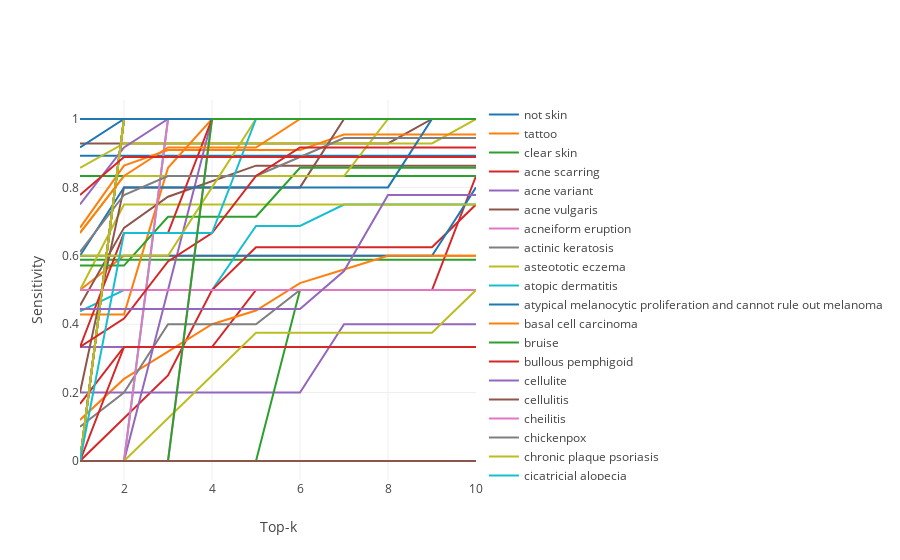

Notebook source saved alongside this figure:
### Code cell
sq_cnn_eval.plot_top_k_sensitivity_by_concept()

### Figure 1 — Plotly figure (JSON) as saved in the notebook; plotly's stock layout.template omitted (floating-point values rounded to 4 significant figures)
{"data": [{"mode": "lines", "name": "not skin", "type": "scatter", "x": [1, 2, 3, 4, 5, 6, 7, 8, 9, 10], "y": [0.8929, 0.8929, 0.8929, 0.8929, 0.8929, 0.8929, 0.8929, 0.8929, 0.8929, 0.8929]}, {"mode": "lines", "name": "tattoo", "type": "scatter", "x": [1, 2, 3, 4, 5, 6, 7, 8, 9, 10], "y": [0.5, 0.6, 0.6, 0.6, 0.6, 0.6, 0.6, 0.6, 0.6, 0.6]}, {"mode": "lines", "name": "clear skin", "type": "scatter", "x": [1, 2, 3, 4, 5, 6, 7, 8, 9, 10], "y": [0.5882, 0.5882, 0.5882, 0.5882, 0.5882, 0.5882, 0.5882, 0.5882, 0.5882, 0.5882]}, {"mode": "lines", "name": "acne scarring", "type": "scatter", "x": [1, 2, 3, 4, 5, 6, 7, 8, 9, 10], "y": [0.1667, 0.3333, 0.3333, 0.3333, 0.5, 0.5, 0.5, 0.5, 0.5, 0.8333]}, {"mode": "lines", "name": "acne variant", "type": "scatter", "x": [1, 2, 3, 4, 5, 6, 7, 8, 9, 10], "y": [null, null, null, null, null, null, null, null, null, null]}, {"mode": "lines", "name": "acne vulgaris", "type": "scatter", "x": [1, 2, 3, 4, 5, 6, 7, 8, 9, 10], "y": [0.9286, 0.9286, 0.9286, 0.9286, 0.9286, 0.9286, 0.9286, 0.9286, 1, 1]}, {"mode": "lines", "name": "acneiform eruption", "type": "scatter", "x": [1, 2, 3, 4, 5, 6, 7, 8, 9, 10], "y": [null, null, null, null, null, null, null, null, null, null]}, {"mode": "lines", "name": "actinic keratosis", "type": "scatter", "x": [1, 2, 3, 4, 5, 6, 7, 8, 9, 10], "y": [0, 1, 1, 1, 1, 1, 1, 1, 1, 1]}, {"mode": "lines", "name": "asteototic eczema", "type": "scatter", "x": [1, 2, 3, 4, 5, 6, 7, 8, 9, 10], "y": [null, null, null, null, null, null, null, null, null, null]}, {"mode": "lines", "name": "atopic dermatitis", "type": "scatter", "x": [1, 2, 3, 4, 5, 6, 7, 8, 9, 10], "y": [0.4375, 0.5, 0.5, 0.5, 0.6875, 0.6875, 0.75, 0.75, 0.75, 0.75]}, {"mode": "lines", "name": "atypical melanocytic proliferation and cannot rule out melanoma", "type": "scatter", "x": [1, 2, 3, 4, 5, 6, 7, 8, 9, 10], "y": [0.9167, 1, 1, 1, 1, 1, 1, 1, 1, 1]}, {"mode": "lines", "name": "basal cell carcinoma", "type": "scatter", "x": [1, 2, 3, 4, 5, 6, 7, 8, 9, 10], "y": [1, 1, 1, 1, 1, 1, 1, 1, 1, 1]}, {"mode": "lines", "name": "bruise", "type": "scatter", "x": [1, 2, 3, 4, 5, 6, 7, 8, 9, 10], "y": [0.8333, 0.8333, 0.8333, 0.8333, 0.8333, 0.8333, 0.8333, 0.8333, 0.8333, 0.8333]}, {"mode": "lines", "name": "bullous pemphigoid", "type": "scatter", "x": [1, 2, 3, 4, 5, 6, 7, 8, 9, 10], "y": [1, 1, 1, 1, 1, 1, 1, 1, 1, 1]}, {"mode": "lines", "name": "cellulite", "type": "scatter", "x": [1, 2, 3, 4, 5, 6, 7, 8, 9, 10], "y": [null, null, null, null, null, null, null, null, null, null]}, {"mode": "lines", "name": "cellulitis", "type": "scatter", "x": [1, 2, 3, 4, 5, 6, 7, 8, 9, 10], "y": [null, null, null, null, null, null, null, null, null, null]}, {"mode": "lines", "name": "cheilitis", "type": "scatter", "x": [1, 2, 3, 4, 5, 6, 7, 8, 9, 10], "y": [1, 1, 1, 1, 1, 1, 1, 1, 1, 1]}, {"mode": "lines", "name": "chickenpox", "type": "scatter", "x": [1, 2, 3, 4, 5, 6, 7, 8, 9, 10], "y": [null, null, null, null, null, null, null, null, null, null]}, {"mode": "lines", "name": "chronic plaque psoriasis", "type": "scatter", "x": [1, 2, 3, 4, 5, 6, 7, 8, 9, 10], "y": [0.8571, 0.9286, 0.9286, 0.9286, 0.9286, 0.9286, 0.9286, 0.9286, 0.9286, 1]}, {"mode": "lines", "name": "cicatricial alopecia", "type": "scatter", "x": [1, 2, 3, 4, 5, 6, 7, 8, 9, 10], "y": [null, null, null, null, null, null, null, null, null, null]}, {"mode": "lines", "name": "cold sore", "type": "scatter", "x": [1, 2, 3, 4, 5, 6, 7, 8, 9, 10], "y": [null, null, null, null, null, null, null, null, null, null]}, {"mode": "lines", "name": "common acquired melanocytic nevus", "type": "scatter", "x": [1, 2, 3, 4, 5, 6, 7, 8, 9, 10], "y": [0.6818, 0.8636, 0.9091, 0.9091, 0.9091, 0.9091, 0.9545, 0.9545, 0.9545, 0.9545]}, {"mode": "lines", "name": "condylomata acuminata", "type": "scatter", "x": [1, 2, 3, 4, 5, 6, 7, 8, 9, 10], "y": [null, null, null, null, null, null, null, null, null, null]}, {"mode": "lines", "name": "contact dermatitis", "type": "scatter", "x": [1, 2, 3, 4, 5, 6, 7, 8, 9, 10], "y": [0, 0.125, 0.25, 0.5, 0.625, 0.625, 0.625, 0.625, 0.625, 0.75]}, {"mode": "lines", "name": "corns and calluses", "type": "scatter", "x": [1, 2, 3, 4, 5, 6, 7, 8, 9, 10], "y": [0.3333, 0.3333, 0.3333, 0.3333, 0.3333, 0.3333, 0.3333, 0.3333, 0.3333, 0.3333]}, {"mode": "lines", "name": "cutaneous candidiasis", "type": "scatter", "x": [1, 2, 3, 4, 5, 6, 7, 8, 9, 10], "y": [null, null, null, null, null, null, null, null, null, null]}, {"mode": "lines", "name": "cutaneous small vessel vasculitis", "type": "scatter", "x": [1, 2, 3, 4, 5, 6, 7, 8, 9, 10], "y": [null, null, null, null, null, null, null, null, null, null]}, {"mode": "lines", "name": "cyst", "type": "scatter", "x": [1, 2, 3, 4, 5, 6, 7, 8, 9, 10], "y": [null, null, null, null, null, null, null, null, null, null]}, {"mode": "lines", "name": "dermal cellular nevus", "type": "scatter", "x": [1, 2, 3, 4, 5, 6, 7, 8, 9, 10], "y": [null, null, null, null, null, null, null, null, null, null]}, {"mode": "lines", "name": "dermatitis herpetiformis", "type": "scatter", "x": [1, 2, 3, 4, 5, 6, 7, 8, 9, 10], "y": [null, null, null, null, null, null, null, null, null, null]}, {"mode": "lines", "name": "dermatofibroma", "type": "scatter", "x": [1, 2, 3, 4, 5, 6, 7, 8, 9, 10], "y": [0.6, 0.6, 0.6, 0.6, 0.6, 0.6, 0.6, 0.6, 0.6, 0.8]}, {"mode": "lines", "name": "desquamation", "type": "scatter", "x": [1, 2, 3, 4, 5, 6, 7, 8, 9, 10], "y": [1, 1, 1, 1, 1, 1, 1, 1, 1, 1]}, {"mode": "lines", "name": "discoid lupus erythematosus", "type": "scatter", "x": [1, 2, 3, 4, 5, 6, 7, 8, 9, 10], "y": [null, null, null, null, null, null, null, null, null, null]}, {"mode": "lines", "name": "drug eruption", "type": "scatter", "x": [1, 2, 3, 4, 5, 6, 7, 8, 9, 10], "y": [null, null, null, null, null, null, null, null, null, null]}, {"mode": "lines", "name": "dyshidrotic eczema", "type": "scatter", "x": [1, 2, 3, 4, 5, 6, 7, 8, 9, 10], "y": [0.75, 0.9167, 1, 1, 1, 1, 1, 1, 1, 1]}, {"mode": "lines", "name": "epidermal nevus", "type": "scatter", "x": [1, 2, 3, 4, 5, 6, 7, 8, 9, 10], "y": [null, null, null, null, null, null, null, null, null, null]}, {"mode": "lines", "name": "erysipelas", "type": "scatter", "x": [1, 2, 3, 4, 5, 6, 7, 8, 9, 10], "y": [null, null, null, null, null, null, null, null, null, null]}, {"mode": "lines", "name": "erythema multiforme", "type": "scatter", "x": [1, 2, 3, 4, 5, 6, 7, 8, 9, 10], "y": [0.5, 0.5, 0.5, 0.5, 0.5, 0.5, 0.5, 0.5, 0.5, 0.5]}, {"mode": "lines", "name": "erythema nodosum", "type": "scatter", "x": [1, 2, 3, 4, 5, 6, 7, 8, 9, 10], "y": [null, null, null, null, null, null, null, null, null, null]}, {"mode": "lines", "name": "erythrodermic psoriasis", "type": "scatter", "x": [1, 2, 3, 4, 5, 6, 7, 8, 9, 10], "y": [null, null, null, null, null, null, null, null, null, null]}, {"mode": "lines", "name": "flexural psoriasis", "type": "scatter", "x": [1, 2, 3, 4, 5, 6, 7, 8, 9, 10], "y": [0, 1, 1, 1, 1, 1, 1, 1, 1, 1]}, {"mode": "lines", "name": "folliculitis", "type": "scatter", "x": [1, 2, 3, 4, 5, 6, 7, 8, 9, 10], "y": [0.12, 0.24, 0.32, 0.4, 0.44, 0.52, 0.56, 0.6, 0.6, 0.6]}, {"mode": "lines", "name": "friction blisters", "type": "scatter", "x": [1, 2, 3, 4, 5, 6, 7, 8, 9, 10], "y": [null, null, null, null, null, null, null, null, null, null]}, {"mode": "lines", "name": "genital herpes", "type": "scatter", "x": [1, 2, 3, 4, 5, 6, 7, 8, 9, 10], "y": [null, null, null, null, null, null, null, null, null, null]}, {"mode": "lines", "name": "geographic tongue", "type": "scatter", "x": [1, 2, 3, 4, 5, 6, 7, 8, 9, 10], "y": [null, null, null, null, null, null, null, null, null, null]}, {"mode": "lines", "name": "gout", "type": "scatter", "x": [1, 2, 3, 4, 5, 6, 7, 8, 9, 10], "y": [null, null, null, null, null, null, null, null, null, null]}, {"mode": "lines", "name": "granuloma annulare", "type": "scatter", "x": [1, 2, 3, 4, 5, 6, 7, 8, 9, 10], "y": [0, 0, 0, 1, 1, 1, 1, 1, 1, 1]}, {"mode": "lines", "name": "guttate psoriasis", "type": "scatter", "x": [1, 2, 3, 4, 5, 6, 7, 8, 9, 10], "y": [1, 1, 1, 1, 1, 1, 1, 1, 1, 1]}, {"mode": "lines", "name": "hailey-hailey disease", "type": "scatter", "x": [1, 2, 3, 4, 5, 6, 7, 8, 9, 10], "y": [null, null, null, null, null, null, null, null, null, null]}, {"mode": "lines", "name": "halo nevus", "type": "scatter", "x": [1, 2, 3, 4, 5, 6, 7, 8, 9, 10], "y": [null, null, null, null, null, null, null, null, null, null]}, {"mode": "lines", "name": "hand-foot-and-mouth disease", "type": "scatter", "x": [1, 2, 3, 4, 5, 6, 7, 8, 9, 10], "y": [null, null, null, null, null, null, null, null, null, null]}, {"mode": "lines", "name": "hang nail", "type": "scatter", "x": [1, 2, 3, 4, 5, 6, 7, 8, 9, 10], "y": [null, null, null, null, null, null, null, null, null, null]}, {"mode": "lines", "name": "hemangioma", "type": "scatter", "x": [1, 2, 3, 4, 5, 6, 7, 8, 9, 10], "y": [0, 0, 0, 0, 0, 0, 0, 0, 0, 0]}, {"mode": "lines", "name": "herpes gladiatorum", "type": "scatter", "x": [1, 2, 3, 4, 5, 6, 7, 8, 9, 10], "y": [null, null, null, null, null, null, null, null, null, null]}, {"mode": "lines", "name": "hidradenitis suppurativa", "type": "scatter", "x": [1, 2, 3, 4, 5, 6, 7, 8, 9, 10], "y": [null, null, null, null, null, null, null, null, null, null]}, {"mode": "lines", "name": "ichthyosis", "type": "scatter", "x": [1, 2, 3, 4, 5, 6, 7, 8, 9, 10], "y": [0, 0, 0, 0, 0, 0, 0, 0, 0, 0]}, {"mode": "lines", "name": "ichthyosis vulgaris", "type": "scatter", "x": [1, 2, 3, 4, 5, 6, 7, 8, 9, 10], "y": [null, null, null, null, null, null, null, null, null, null]}, {"mode": "lines", "name": "impetigo", "type": "scatter", "x": [1, 2, 3, 4, 5, 6, 7, 8, 9, 10], "y": [0, 1, 1, 1, 1, 1, 1, 1, 1, 1]}, {"mode": "lines", "name": "intertrigo", "type": "scatter", "x": [1, 2, 3, 4, 5, 6, 7, 8, 9, 10], "y": [0.5, 0.75, 0.75, 0.75, 0.75, 0.75, 0.75, 0.75, 0.75, 0.75]}, {"mode": "lines", "name": "invasive cutaneous squamous cell carcinoma", "type": "scatter", "x": [1, 2, 3, 4, 5, 6, 7, 8, 9, 10], "y": [0, 0, 1, 1, 1, 1, 1, 1, 1, 1]}, {"mode": "lines", "name": "keloid scarring", "type": "scatter", "x": [1, 2, 3, 4, 5, 6, 7, 8, 9, 10], "y": [null, null, null, null, null, null, null, null, null, null]}, {"mode": "lines", "name": "keratoacanthoma", "type": "scatter", "x": [1, 2, 3, 4, 5, 6, 7, 8, 9, 10], "y": [1, 1, 1, 1, 1, 1, 1, 1, 1, 1]}, {"mode": "lines", "name": "keratosis pilaris", "type": "scatter", "x": [1, 2, 3, 4, 5, 6, 7, 8, 9, 10], "y": [0.5, 0.5, 0.5, 0.5, 0.5, 0.5, 0.5, 0.5, 0.5, 0.5]}, {"mode": "lines", "name": "laceration", "type": "scatter", "x": [1, 2, 3, 4, 5, 6, 7, 8, 9, 10], "y": [0, 0, 0, 0, 0, 0, 0, 0, 0, 0]}, {"mode": "lines", "name": "lentigo", "type": "scatter", "x": [1, 2, 3, 4, 5, 6, 7, 8, 9, 10], "y": [0.2, 0.2, 0.2, 0.2, 0.2, 0.2, 0.4, 0.4, 0.4, 0.4]}, {"mode": "lines", "name": "lichen planus", "type": "scatter", "x": [1, 2, 3, 4, 5, 6, 7, 8, 9, 10], "y": [0.4545, 0.6818, 0.7727, 0.8182, 0.8636, 0.8636, 0.8636, 0.8636, 0.8636, 0.8636]}, {"mode": "lines", "name": "lichen sclerosus", "type": "scatter", "x": [1, 2, 3, 4, 5, 6, 7, 8, 9, 10], "y": [null, null, null, null, null, null, null, null, null, null]}, {"mode": "lines", "name": "lichen simplex chronicus", "type": "scatter", "x": [1, 2, 3, 4, 5, 6, 7, 8, 9, 10], "y": [0.1, 0.2, 0.4, 0.4, 0.4, 0.5, 0.5, 0.5, 0.5, 0.5]}, {"mode": "lines", "name": "melasma", "type": "scatter", "x": [1, 2, 3, 4, 5, 6, 7, 8, 9, 10], "y": [null, null, null, null, null, null, null, null, null, null]}, {"mode": "lines", "name": "miliaria", "type": "scatter", "x": [1, 2, 3, 4, 5, 6, 7, 8, 9, 10], "y": [null, null, null, null, null, null, null, null, null, null]}, {"mode": "lines", "name": "milium", "type": "scatter", "x": [1, 2, 3, 4, 5, 6, 7, 8, 9, 10], "y": [null, null, null, null, null, null, null, null, null, null]}, {"mode": "lines", "name": "molluscum contagiosum", "type": "scatter", "x": [1, 2, 3, 4, 5, 6, 7, 8, 9, 10], "y": [null, null, null, null, null, null, null, null, null, null]}, {"mode": "lines", "name": "morphea", "type": "scatter", "x": [1, 2, 3, 4, 5, 6, 7, 8, 9, 10], "y": [null, null, null, null, null, null, null, null, null, null]}, {"mode": "lines", "name": "mycosis fungoides", "type": "scatter", "x": [1, 2, 3, 4, 5, 6, 7, 8, 9, 10], "y": [null, null, null, null, null, null, null, null, null, null]}, {"mode": "lines", "name": "nail disorder", "type": "scatter", "x": [1, 2, 3, 4, 5, 6, 7, 8, 9, 10], "y": [0, 0, 0.5, 1, 1, 1, 1, 1, 1, 1]}, {"mode": "lines", "name": "nail psoriasis", "type": "scatter", "x": [1, 2, 3, 4, 5, 6, 7, 8, 9, 10], "y": [1, 1, 1, 1, 1, 1, 1, 1, 1, 1]}, {"mode": "lines", "name": "necrobiosis lipodica", "type": "scatter", "x": [1, 2, 3, 4, 5, 6, 7, 8, 9, 10], "y": [null, null, null, null, null, null, null, null, null, null]}, {"mode": "lines", "name": "nevus sebaceous", "type": "scatter", "x": [1, 2, 3, 4, 5, 6, 7, 8, 9, 10], "y": [null, null, null, null, null, null, null, null, null, null]}, {"mode": "lines", "name": "non-cicatricial alopecia", "type": "scatter", "x": [1, 2, 3, 4, 5, 6, 7, 8, 9, 10], "y": [0, 0, 0, 0, 0, 0, 0, 0, 0, 0]}, {"mode": "lines", "name": "nummular dermatitis", "type": "scatter", "x": [1, 2, 3, 4, 5, 6, 7, 8, 9, 10], "y": [0.5, 0.5, 0.5, 0.5, 0.5, 0.5, 0.5, 0.5, 0.5, 0.5]}, {"mode": "lines", "name": "oral candidiasis", "type": "scatter", "x": [1, 2, 3, 4, 5, 6, 7, 8, 9, 10], "y": [null, null, null, null, null, null, null, null, null, null]}, {"mode": "lines", "name": "palmoplantar-psoriasis", "type": "scatter", "x": [1, 2, 3, 4, 5, 6, 7, 8, 9, 10], "y": [0.4286, 0.4286, 0.8571, 1, 1, 1, 1, 1, 1, 1]}, {"mode": "lines", "name": "paronychia", "type": "scatter", "x": [1, 2, 3, 4, 5, 6, 7, 8, 9, 10], "y": [0, 0, 0, 0, 0, 0.5, 0.5, 0.5, 0.5, 0.5]}, {"mode": "lines", "name": "pediculosis", "type": "scatter", "x": [1, 2, 3, 4, 5, 6, 7, 8, 9, 10], "y": [null, null, null, null, null, null, null, null, null, null]}, {"mode": "lines", "name": "pemphigus", "type": "scatter", "x": [1, 2, 3, 4, 5, 6, 7, 8, 9, 10], "y": [null, null, null, null, null, null, null, null, null, null]}, {"mode": "lines", "name": "periorificial dermatitis", "type": "scatter", "x": [1, 2, 3, 4, 5, 6, 7, 8, 9, 10], "y": [0.2, 0.8, 0.8, 0.8, 0.8, 0.8, 1, 1, 1, 1]}, {"mode": "lines", "name": "phototoxic plant reaction dermatitis", "type": "scatter", "x": [1, 2, 3, 4, 5, 6, 7, 8, 9, 10], "y": [null, null, null, null, null, null, null, null, null, null]}, {"mode": "lines", "name": "pigmented purpuric eruption", "type": "scatter", "x": [1, 2, 3, 4, 5, 6, 7, 8, 9, 10], "y": [0, 1, 1, 1, 1, 1, 1, 1, 1, 1]}, {"mode": "lines", "name": "pitted keratolysis", "type": "scatter", "x": [1, 2, 3, 4, 5, 6, 7, 8, 9, 10], "y": [null, null, null, null, null, null, null, null, null, null]}, {"mode": "lines", "name": "pityriasis lichenoides", "type": "scatter", "x": [1, 2, 3, 4, 5, 6, 7, 8, 9, 10], "y": [null, null, null, null, null, null, null, null, null, null]}, {"mode": "lines", "name": "pityriasis rosea", "type": "scatter", "x": [1, 2, 3, 4, 5, 6, 7, 8, 9, 10], "y": [0.6, 0.8, 0.8, 0.8, 0.8, 0.8, 0.8, 0.8, 1, 1]}, {"mode": "lines", "name": "pityriasis rubra pilaris", "type": "scatter", "x": [1, 2, 3, 4, 5, 6, 7, 8, 9, 10], "y": [0, 0, 0, 0, 0, 0, 0, 0, 0, 0]}, {"mode": "lines", "name": "pityriasis versicolor", "type": "scatter", "x": [1, 2, 3, 4, 5, 6, 7, 8, 9, 10], "y": [0.5714, 0.5714, 0.7143, 0.7143, 0.7143, 0.8571, 0.8571, 0.8571, 0.8571, 0.8571]}, {"mode": "lines", "name": "polymorphic light eruption", "type": "scatter", "x": [1, 2, 3, 4, 5, 6, 7, 8, 9, 10], "y": [null, null, null, null, null, null, null, null, null, null]}, {"mode": "lines", "name": "porokeratosis", "type": "scatter", "x": [1, 2, 3, 4, 5, 6, 7, 8, 9, 10], "y": [null, null, null, null, null, null, null, null, null, null]}, {"mode": "lines", "name": "port wine stain of skin", "type": "scatter", "x": [1, 2, 3, 4, 5, 6, 7, 8, 9, 10], "y": [null, null, null, null, null, null, null, null, null, null]}, {"mode": "lines", "name": "prurigo nodularis", "type": "scatter", "x": [1, 2, 3, 4, 5, 6, 7, 8, 9, 10], "y": [0, 0, 1, 1, 1, 1, 1, 1, 1, 1]}, {"mode": "lines", "name": "pseudofolliculitis barbae", "type": "scatter", "x": [1, 2, 3, 4, 5, 6, 7, 8, 9, 10], "y": [null, null, null, null, null, null, null, null, null, null]}, {"mode": "lines", "name": "psoriasis of the scalp", "type": "scatter", "x": [1, 2, 3, 4, 5, 6, 7, 8, 9, 10], "y": [0.6667, 0.8333, 0.8333, 0.8333, 0.8333, 0.8333, 0.8333, 1, 1, 1]}, {"mode": "lines", "name": "pustular psoriasis", "type": "scatter", "x": [1, 2, 3, 4, 5, 6, 7, 8, 9, 10], "y": [0, 1, 1, 1, 1, 1, 1, 1, 1, 1]}, {"mode": "lines", "name": "pyoderma gangrenosum", "type": "scatter", "x": [1, 2, 3, 4, 5, 6, 7, 8, 9, 10], "y": [null, null, null, null, null, null, null, null, null, null]}, {"mode": "lines", "name": "pyogenic granuloma", "type": "scatter", "x": [1, 2, 3, 4, 5, 6, 7, 8, 9, 10], "y": [0, 1, 1, 1, 1, 1, 1, 1, 1, 1]}, {"mode": "lines", "name": "rhinophyma", "type": "scatter", "x": [1, 2, 3, 4, 5, 6, 7, 8, 9, 10], "y": [null, null, null, null, null, null, null, null, null, null]}, {"mode": "lines", "name": "rosacea", "type": "scatter", "x": [1, 2, 3, 4, 5, 6, 7, 8, 9, 10], "y": [0.3333, 0.6667, 0.6667, 1, 1, 1, 1, 1, 1, 1]}, {"mode": "lines", "name": "scabies", "type": "scatter", "x": [1, 2, 3, 4, 5, 6, 7, 8, 9, 10], "y": [null, null, null, null, null, null, null, null, null, null]}, {"mode": "lines", "name": "scleroderma or related disorder", "type": "scatter", "x": [1, 2, 3, 4, 5, 6, 7, 8, 9, 10], "y": [null, null, null, null, null, null, null, null, null, null]}, {"mode": "lines", "name": "sebaceous gland hyperplasia", "type": "scatter", "x": [1, 2, 3, 4, 5, 6, 7, 8, 9, 10], "y": [null, null, null, null, null, null, null, null, null, null]}, {"mode": "lines", "name": "seborrheic dermatitis", "type": "scatter", "x": [1, 2, 3, 4, 5, 6, 7, 8, 9, 10], "y": [0.6111, 0.7778, 0.8333, 0.8333, 0.8333, 0.8889, 0.9444, 0.9444, 0.9444, 0.9444]}, {"mode": "lines", "name": "seborrheic keratosis", "type": "scatter", "x": [1, 2, 3, 4, 5, 6, 7, 8, 9, 10], "y": [0.6, 0.6, 0.6, 0.8, 1, 1, 1, 1, 1, 1]}, {"mode": "lines", "name": "secondary syphilis", "type": "scatter", "x": [1, 2, 3, 4, 5, 6, 7, 8, 9, 10], "y": [null, null, null, null, null, null, null, null, null, null]}, {"mode": "lines", "name": "severe cutaneous adverse reaction", "type": "scatter", "x": [1, 2, 3, 4, 5, 6, 7, 8, 9, 10], "y": [null, null, null, null, null, null, null, null, null, null]}, {"mode": "lines", "name": "shingles", "type": "scatter", "x": [1, 2, 3, 4, 5, 6, 7, 8, 9, 10], "y": [1, 1, 1, 1, 1, 1, 1, 1, 1, 1]}, {"mode": "lines", "name": "skin disorder caused by arthropod bite", "type": "scatter", "x": [1, 2, 3, 4, 5, 6, 7, 8, 9, 10], "y": [null, null, null, null, null, null, null, null, null, null]}, {"mode": "lines", "name": "skin tag", "type": "scatter", "x": [1, 2, 3, 4, 5, 6, 7, 8, 9, 10], "y": [0, 0.3333, 0.3333, 0.3333, 0.3333, 0.3333, 0.3333, 0.3333, 0.3333, 0.3333]}, {"mode": "lines", "name": "squamous cell carcinoma in situ", "type": "scatter", "x": [1, 2, 3, 4, 5, 6, 7, 8, 9, 10], "y": [null, null, null, null, null, null, null, null, null, null]}, {"mode": "lines", "name": "stasis dermatitis", "type": "scatter", "x": [1, 2, 3, 4, 5, 6, 7, 8, 9, 10], "y": [null, null, null, null, null, null, null, null, null, null]}, {"mode": "lines", "name": "striae", "type": "scatter", "x": [1, 2, 3, 4, 5, 6, 7, 8, 9, 10], "y": [0.5, 0.5, 0.5, 0.5, 0.5, 0.5, 0.5, 0.5, 0.5, 0.5]}, {"mode": "lines", "name": "subacute cutaneous lupus erythematosus", "type": "scatter", "x": [1, 2, 3, 4, 5, 6, 7, 8, 9, 10], "y": [null, null, null, null, null, null, null, null, null, null]}, {"mode": "lines", "name": "surgical scar", "type": "scatter", "x": [1, 2, 3, 4, 5, 6, 7, 8, 9, 10], "y": [0, 1, 1, 1, 1, 1, 1, 1, 1, 1]}, {"mode": "lines", "name": "sweets syndrome", "type": "scatter", "x": [1, 2, 3, 4, 5, 6, 7, 8, 9, 10], "y": [null, null, null, null, null, null, null, null, null, null]}, {"mode": "lines", "name": "syringoma", "type": "scatter", "x": [1, 2, 3, 4, 5, 6, 7, 8, 9, 10], "y": [null, null, null, null, null, null, null, null, null, null]}, {"mode": "lines", "name": "telangiectasia", "type": "scatter", "x": [1, 2, 3, 4, 5, 6, 7, 8, 9, 10], "y": [null, null, null, null, null, null, null, null, null, null]}, {"mode": "lines", "name": "tinea capitis", "type": "scatter", "x": [1, 2, 3, 4, 5, 6, 7, 8, 9, 10], "y": [1, 1, 1, 1, 1, 1, 1, 1, 1, 1]}, {"mode": "lines", "name": "tinea corporis", "type": "scatter", "x": [1, 2, 3, 4, 5, 6, 7, 8, 9, 10], "y": [0.3333, 0.4167, 0.5833, 0.6667, 0.8333, 0.9167, 0.9167, 0.9167, 0.9167, 0.9167]}, {"mode": "lines", "name": "tinea cruris", "type": "scatter", "x": [1, 2, 3, 4, 5, 6, 7, 8, 9, 10], "y": [null, null, null, null, null, null, null, null, null, null]}, {"mode": "lines", "name": "tinea faciei", "type": "scatter", "x": [1, 2, 3, 4, 5, 6, 7, 8, 9, 10], "y": [null, null, null, null, null, null, null, null, null, null]}, {"mode": "lines", "name": "tinea incognito", "type": "scatter", "x": [1, 2, 3, 4, 5, 6, 7, 8, 9, 10], "y": [0, 0, 0, 0, 0, 0, 0, 0, 0, 0]}, {"mode": "lines", "name": "tinea manuum", "type": "scatter", "x": [1, 2, 3, 4, 5, 6, 7, 8, 9, 10], "y": [null, null, null, null, null, null, null, null, null, null]}, {"mode": "lines", "name": "tinea pedis", "type": "scatter", "x": [1, 2, 3, 4, 5, 6, 7, 8, 9, 10], "y": [0, 0, 0.125, 0.25, 0.375, 0.375, 0.375, 0.375, 0.375, 0.5]}, {"mode": "lines", "name": "tinea unguium", "type": "scatter", "x": [1, 2, 3, 4, 5, 6, 7, 8, 9, 10], "y": [0, 0.6667, 0.6667, 0.6667, 1, 1, 1, 1, 1, 1]}, {"mode": "lines", "name": "ulcer", "type": "scatter", "x": [1, 2, 3, 4, 5, 6, 7, 8, 9, 10], "y": [1, 1, 1, 1, 1, 1, 1, 1, 1, 1]}, {"mode": "lines", "name": "urticaria", "type": "scatter", "x": [1, 2, 3, 4, 5, 6, 7, 8, 9, 10], "y": [0.6667, 0.8333, 0.9167, 0.9167, 0.9167, 1, 1, 1, 1, 1]}, {"mode": "lines", "name": "vascular birthmark", "type": "scatter", "x": [1, 2, 3, 4, 5, 6, 7, 8, 9, 10], "y": [0, 0, 0, 1, 1, 1, 1, 1, 1, 1]}, {"mode": "lines", "name": "vitiligo", "type": "scatter", "x": [1, 2, 3, 4, 5, 6, 7, 8, 9, 10], "y": [0.7778, 0.8889, 0.8889, 0.8889, 0.8889, 0.8889, 0.8889, 0.8889, 0.8889, 0.8889]}, {"mode": "lines", "name": "warts nonspecific", "type": "scatter", "x": [1, 2, 3, 4, 5, 6, 7, 8, 9, 10], "y": [0.4444, 0.4444, 0.4444, 0.4444, 0.4444, 0.4444, 0.5556, 0.7778, 0.7778, 0.7778]}, {"mode": "lines", "name": "xanthoma", "type": "scatter", "x": [1, 2, 3, 4, 5, 6, 7, 8, 9, 10], "y": [0, 0, 0, 0, 0, 0, 0, 0, 0, 0]}], "layout": {"title": null, "xaxis": {"title": "Top-k"}, "yaxis": {"title": "Sensitivity"}}}
